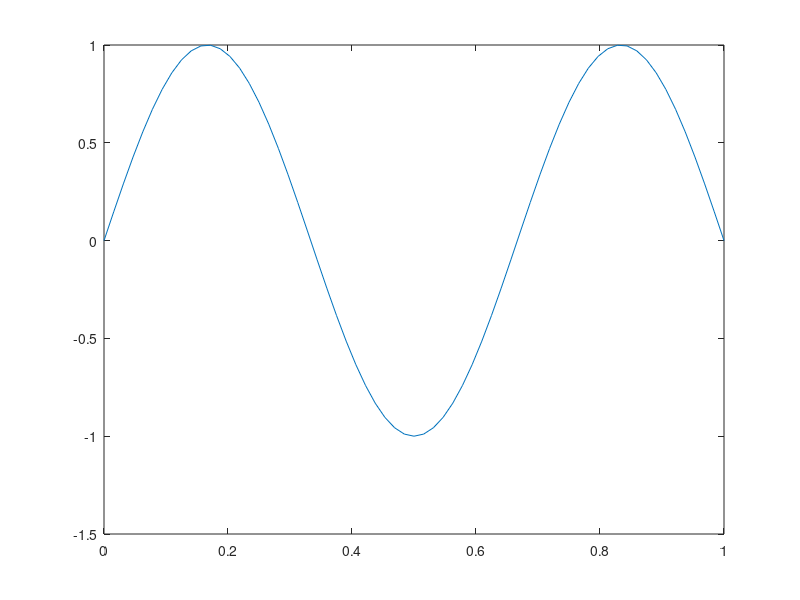

Write MATLAB code to recreate this figure.

m=3; %level


p=0.5; %measure parameter
q=0.5; %resistance parameter
cutoff = 1/4;




measure = [p/2 (1-p)/2 (1-p)/2 p/2]; %base measure split
xcors = [0 1/4 1/2 3/4 1];
resistance = [q/2 (1-q)/2 (1-q)/2 q/2]; %base resistance split
%split iteratively...
for i = 2:m
    %do a 4x repelem clone, following with a base unit multiplied
    %to get the desired self similar structure
    newmeas = [];
    newres  = [];
    newxcors = [xcors(1)];
    for j =1:length(measure)
        if measure(j)>=cutoff^i
            newxcors = [newxcors xcors(j)+(xcors(j+1)-xcors(j)).*[1/4 1/2 3/4 1]];
            newmeas = [newmeas measure(j)*[p/2 (1-p)/2 (1-p)/2 p/2]];
            newres = [newres resistance(j)*[p/2 (1-p)/2 (1-p)/2 p/2]];
        else
            newmeas = [newmeas measure(j)];
            newres = [newres resistance(j)];
            newxcors = [newxcors xcors(j+1)];
        end
    end
    measure = newmeas;
    resistance = newres;
    xcors = newxcors;
end

laplacian = zeros(length(xcors)-2);
for i = 1:length(xcors)-2

    avgmeasure = (measure(i)+measure(i+1))/2;
    laplacian(i,i) = (1/avgmeasure)*(1/resistance(i)+1/resistance(i+1));
end
%... and for the right neighbors
for i = 1:length(xcors)-3
    avgmeasure = (measure(i)+measure(i+1))/2;
    laplacian(i,i+1) = (1/avgmeasure)*(-1/resistance(i+1));
end
%... and for the left neighbors
for i = 2:length(xcors)-2
    avgmeasure = (measure(i)+measure(i+1))/2;
    laplacian(i,i-1) = (1/avgmeasure)*(-1/resistance(i));
end
%compute and sort eigenfunction/values 
[V,D] = eig(laplacian);
[eigvals,indices] = sort(real(diag(D)));
eigfnc = V(:,indices);




V = V*(1/(max(max(V))));
plot(xcors(1:end),[0;V(:,indices(3));0])





%eigenvalue counting fnc
%counting_graph(eigvals);
%xlabel("m=4 p=0.4 q=0.6")

%log eigenvalue plot
%plot(log(eigvals),zeros(length(eigvals),1),'o')
%xlabel("m=5 p=0.9 q=0.1")

% Weyl Plot
%f = @(x) countingfunction(eigvals,x);
%plotpoints = arrayfun(f,eigvals);
%dlm = fitlm(log(eigvals(round(length(eigvals)/2):end)'),log(plotpoints(round(length(eigvals)/2):end)'),'Intercept',false);
%alpha = table2array(dlm.Coefficients(1,'Estimate'));
%alpha = alpha(1);
%plot(log(eigvals'),log(plotpoints'./(eigvals').^alpha))
% xlabel("m=5 p=0.1 q=0.9")

%plot(linspace(0,1,4^m)', log([measure'./max(measure) resistance'./max(resistance)]))

